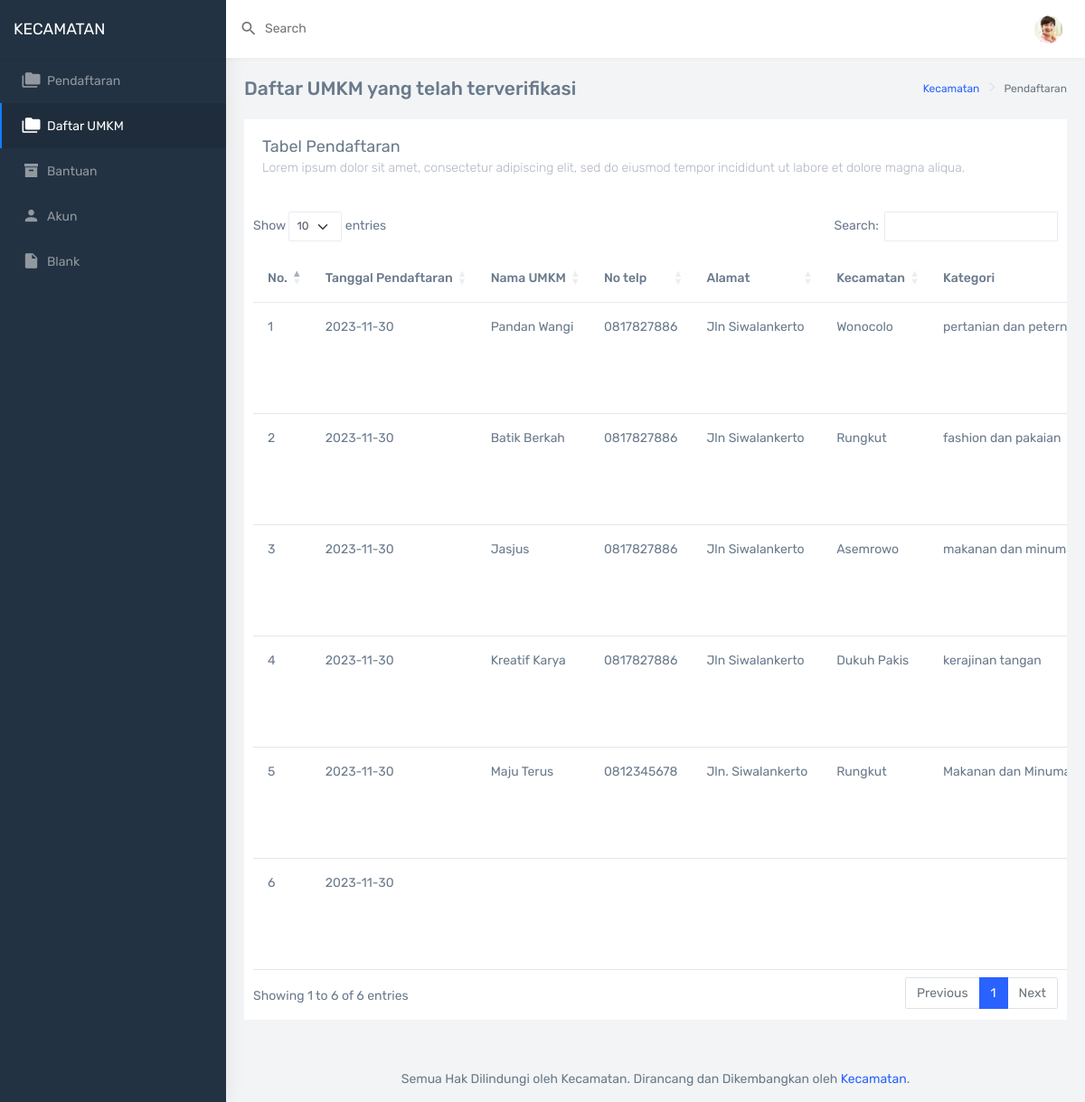
Screenshot of /admin/page/ltr/umkm.php with the database file from the repository.
### tables this page shows
CREATE TABLE `umkmm` (
  `id` int(11) NOT NULL,
  `tanggal_pendaftaran` date NOT NULL DEFAULT current_timestamp(),
  `username` varchar(300) NOT NULL,
  `email` varchar(300) NOT NULL,
  `password` varchar(300) NOT NULL,
  `nama_umkm` varchar(300) NOT NULL,
  `notelp_umkm` varchar(12) NOT NULL,
  `alamat_umkm` varchar(300) NOT NULL,
  `kecamatan` varchar(300) NOT NULL,
  `foto_umkm` longblob NOT NULL,
  `kategori_umkm` varchar(300) NOT NULL,
  `deskripsi_umkm` varchar(500) NOT NULL,
  `formulir` longblob NOT NULL,
  `surat_pengantar` longblob NOT NULL,
  `ktp` longblob NOT NULL,
  `npwp` longblob NOT NULL,
  `verification_status` int(11) NOT NULL DEFAULT 0
);

### admin/page/ltr/umkm.php (the view, shortened to what this page needs)
<?php
require "../../../connect.php";
$sql = "SELECT * FROM umkmm";
$stmt = $conn->query($sql)->fetchAll();
?>
<!DOCTYPE html>
<html dir="page" lang="en">
<head>
    <link href="../../dist/css/style.min.css" rel="stylesheet">
    <link rel="stylesheet" href="https://cdn.datatables.net/1.13.7/css/dataTables.bootstrap5.min.css">
</head>
<body>
    <div id="main-wrapper" data-navbarbg="skin6" data-theme="light" data-layout="vertical" data-sidebartype="full" data-boxed-layout="full">
        <header class="topbar" data-navbarbg="skin6">
            <nav class="navbar top-navbar navbar-expand-md navbar-light">
                <div class="navbar-header" data-logobg="skin5">
                    <div class="navbar-brand">
                        <a href="pendaftaran.php" class="logo">
                            <span class="logo-text text-white" alt="homepage" style="position: fixed;">
                                KECAMATAN
                            </span>
                        </a>
                    </div>
                </div>
                <div class="navbar-collapse collapse" id="navbarSupportedContent" data-navbarbg="skin6">
                    <ul class="navbar-nav float-start me-auto">
                        <li class="nav-item search-box">
                            <a class="nav-link waves-effect waves-dark" href="javascript:void(0)">
                                <div class="d-flex align-items-center">
                                    <i class="mdi mdi-magnify font-20 me-1"></i>
                                    <div class="ms-1 d-none d-sm-block">
                                        <span>Search</span>
                                    </div>
                                </div>
                            </a>
                        </li>
                    </ul>
                    <ul class="navbar-nav float-end">
                        <li class="nav-item dropdown">
                            <a class="nav-link dropdown-toggle text-muted waves-effect waves-dark pro-pic" href="#" id="navbarDropdown" role="button" data-bs-toggle="dropdown" aria-expanded="false">
                                <img src="../../assets/images/users/1.jpg" alt="user" class="rounded-circle" width="31">
                            </a>
                        </li>
                    </ul>
                </div>
            </nav>
        </header>
        <aside class="left-sidebar" data-sidebarbg="skin5" style="position: fixed;">
            <div class="scroll-sidebar">
                <nav class="sidebar-nav">
                    <ul id="sidebarnav">
                        <li class="sidebar-item">
                            <a class="sidebar-link waves-effect waves-dark sidebar-link" href="pendaftaran.php" aria-expanded="false">
                                <i class="mdi mdi-folder-multiple"></i>
                                <span class="hide-menu">Pendaftaran</span>
                            </a>
                        </li>
                        <li class="sidebar-item">
                            <a class="sidebar-link waves-effect waves-dark sidebar-link" href="umkm.php" aria-expanded="false">
                                <i class="mdi mdi-folder-multiple"></i>
                                <span class="hide-menu">Daftar UMKM</span>
                            </a>
                        </li>
                        <li class="sidebar-item">
                            <a class="sidebar-link waves-effect waves-dark sidebar-link" href="bantuan.php" aria-expanded="false">
                                <i class="mdi mdi-archive"></i>
                                <span class="hide-menu">Bantuan</span>
                            </a>
                        </li>
                        <li class="sidebar-item">
                            <a class="sidebar-link waves-effect waves-dark sidebar-link" href="account.html" aria-expanded="false">
                                <i class="mdi mdi-account"></i>
                                <span class="hide-menu">Akun</span>
                            </a>
                        </li>
                        <li class="sidebar-item">
                            <a class="sidebar-link waves-effect waves-dark sidebar-link" href="blank.html" aria-expanded="false">
                                <i class="mdi mdi-file"></i>
                                <span class="hide-menu">Blank</span>
                            </a>
                        </li>
                    </ul>
                </nav>
            </div>
        </aside>
        <div class="page-wrapper">
            <div class="page-breadcrumb">
                <div class="row">
                    <div class="col-5 align-self-center">
                        <h4 class="page-title">Daftar UMKM yang telah terverifikasi</h4>
                    </div>
                    <div class="col-7 align-self-center">
                        <div class="d-flex align-items-center justify-content-end">
                            <nav aria-label="breadcrumb">
                                <ol class="breadcrumb">
                                    <li class="breadcrumb-item">
                                        <a href="#">Kecamatan</a>
                                    </li>
                                    <li class="breadcrumb-item active" aria-current="page">Pendaftaran</li>
                                </ol>
                            </nav>
                        </div>
                    </div>
                </div>
            </div>
            <div class="container-fluid">
                <div class="row">
                    <div class="col-12">
                        <div class="card">
                            <div class="card-body">
                                <h4 class="card-title">Tabel Pendaftaran</h4>
                                <h6 class="card-subtitle">Lorem ipsum dolor sit amet, consectetur adipiscing elit, sed
                                    do eiusmod tempor incididunt ut labore et dolore magna aliqua.
                            </div>
                            <div class="table-responsive" style="padding: 10px;">
                                <table class="table table-hover nowrap" id="tablePendaftaran" style="width: 100%;">
                                    <thead id="thead-tablePendaftaran">
                                        <tr>
                                            <th scope="col">No.</th>
                                            <th scope="col">Tanggal Pendaftaran</th>
                                            <th scope="col">Nama UMKM</th>
                                            <th scope="col">No telp</th>
                                            <th scope="col">Alamat</th>
                                            <th scope="col">Kecamatan</th>
                                            <th scope="col">Kategori</th>
                                        </tr>
                                    </thead>
                                    <tbody id="tbody-tablePendaftaran">
                                        <?php
                                        if ($stmt != null) {
                                            foreach ($stmt as $data) {
                                        ?>
                                                <tr>
                                                    <td><?php echo $data['id'] ?></td>
                                                    <td><?php echo $data['tanggal_pendaftaran'] ?></td>
                                                    <td><?php echo $data['nama_umkm'] ?></td>
                                                    <td><?php echo $data['notelp_umkm'] ?></td>
                                                    <td><?php echo $data['alamat_umkm'] ?></td>
                                                    <td><?php echo $data['kecamatan'] ?></td>
                                                    <td><?php echo $data['kategori_umkm'] ?></td>
                                                </tr>
                                        <?php
                                            }
                                        }
                                        ?>
                                    </tbody>
                                </table>
                            </div>
                        </div>
                    </div>
                </div>
            </div>
            <footer class="footer text-center">
                Semua Hak Dilindungi oleh Kecamatan. Dirancang dan Dikembangkan oleh
                <a href="">Kecamatan</a>.
            </footer>
        </div>
    </div>
</body>
</html>

### rows the page displays
umkmm: id "1", tanggal_pendaftaran "2023-11-30", nama_umkm "Pandan Wangi", notelp_umkm "0817827886", alamat_umkm "Jln Siwalankerto", kecamatan "Wonocolo", kategori_umkm "pertanian dan…"
umkmm: id "2", tanggal_pendaftaran "2023-11-30", nama_umkm "Batik Berkah", notelp_umkm "0817827886", alamat_umkm "Jln Siwalankerto", kecamatan "Rungkut", kategori_umkm "fashion dan pakaian"
umkmm: id "3", tanggal_pendaftaran "2023-11-30", nama_umkm "Jasjus", notelp_umkm "0817827886", alamat_umkm "Jln Siwalankerto", kecamatan "Asemrowo", kategori_umkm "makanan dan…"
umkmm: id "4", tanggal_pendaftaran "2023-11-30", nama_umkm "Kreatif Karya", notelp_umkm "0817827886", alamat_umkm "Jln Siwalankerto", kecamatan "Dukuh Pakis", kategori_umkm "kerajinan tangan"
umkmm: id "5", tanggal_pendaftaran "2023-11-30", nama_umkm "Maju Terus", notelp_umkm "0812345678", alamat_umkm "Jln. Siwalankerto", kecamatan "Rungkut", kategori_umkm "Makanan dan…"
umkmm: id "6", tanggal_pendaftaran "2023-11-30"
